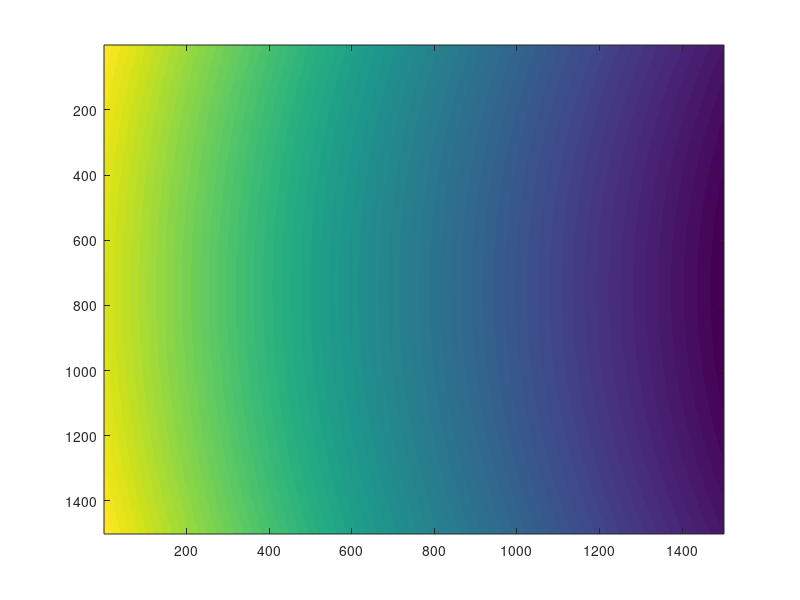

Write MATLAB code to recreate this figure.
clear;
%Lens Description: AC254-500-C

px = 500e-3;
py = 0e-3;
pz = -497.732639e-3;

%Lens diameter
D = 25.4e-3;

%Front of lens 1
R1 = 87.9e-3;
%Back of lens 1, front of lens 2
R2 = 115.5e-3;
%Back of lens 2
R3 = 194.5e-3;

%Lens 1 width
W1 = 3.5e-3;
%Lens 2 width
W2 = 2e-3;

T1 = R1 - R1*cos(asin((25.4e-3)/2/R1));
T3 = R2 - R2*cos(asin((25.4e-3)/2/R2));
T2 = W1-T1-T3;
T4 = W2;
T5 = R3 - R3*cos(asin((25.4e-3)/2/R3));

%Coordinates in mm
[x,y] = meshgrid(D*(-0.75:0.001:0.75));

r = sqrt(x.^2 + y.^2);
aperture = round(r <= D/2);


%Distance from point to surface 1
z1 = R1 - sqrt(R1^2 - x.^2 -y.^2);
d1 = sqrt((x-px).^2 + (y-py).^2 + (z1-pz).^2);

imagesc(d1);